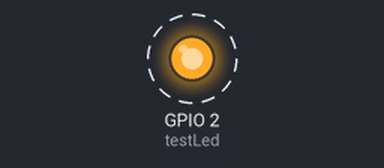
Bench run of a program on a simulated ESP32. Shown: output pins drawn as LEDs (lit = HIGH). Dashed ring = blinking. What the program prints to the serial monitor is not drawn.

Above: at 0.2 s.
Timing chart, 0 to 3.0 s (numbered marks = the images above):
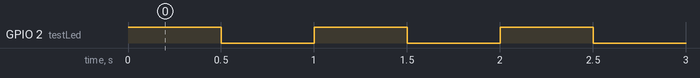

Measured:
- by itself, GPIO 2 (testLed): alternates HIGH for 0.50 s and LOW for 0.50 s

The program:

main.cpp
```cpp
#include <Arduino.h>

int testLed = BUILTIN_LED;

void setup() {
  Serial.begin(115200);
  pinMode(testLed,OUTPUT);
  digitalWrite(testLed,OUTPUT);
}

int i =0;
void loop() {
    Serial.print("Zähler ");Serial.println(i);
    digitalWrite(testLed,HIGH);
    delay(500);
    digitalWrite(testLed,LOW);
    delay(500);

  i++;
}
```
